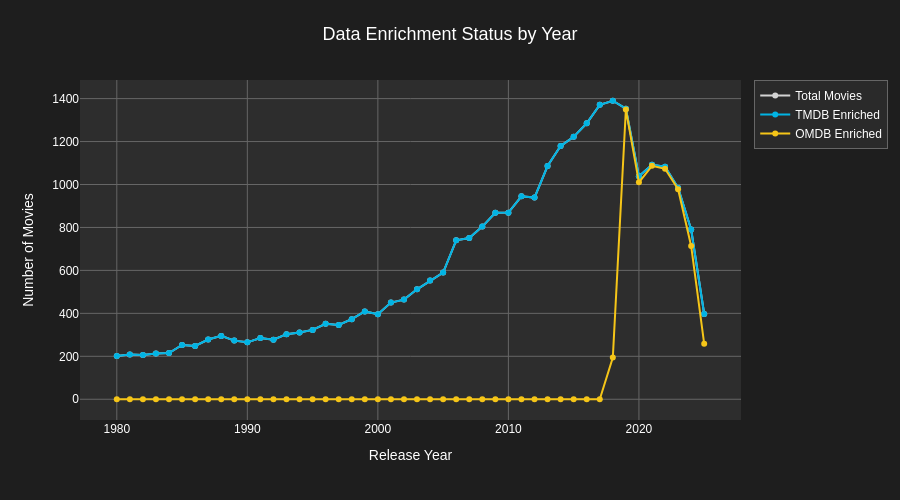

Write notebook code for a chart like this one.
### Code cell
# Visualize enrichment status
if len(enrichment_df) > 0:
    # Filter to years with data (optional: adjust range as needed)
    plot_df = enrichment_df[enrichment_df['release_year'] >= 1980].copy()

    fig = go.Figure()

    # Add traces for each enrichment level
    fig.add_trace(go.Scatter(
        x=plot_df['release_year'],
        y=plot_df['total_movies'],
        name='Total Movies',
        mode='lines+markers',
        line=dict(width=2, color='lightgray'),
        marker=dict(size=6)
    ))

    fig.add_trace(go.Scatter(
        x=plot_df['release_year'],
        y=plot_df['enriched_tmdb'],
        name='TMDB Enriched',
        mode='lines+markers',
        line=dict(width=2, color='#01b4e4'),  # TMDB blue
        marker=dict(size=6)
    ))

    fig.add_trace(go.Scatter(
        x=plot_df['release_year'],
        y=plot_df['enriched_omdb'],
        name='OMDB Enriched',
        mode='lines+markers',
        line=dict(width=2, color='#f5c518'),  # IMDB yellow
        marker=dict(size=6)
    ))

    fig.update_layout(
        title='Data Enrichment Status by Year',
        xaxis_title='Release Year',
        yaxis_title='Number of Movies',
        hovermode='x unified',
        height=500
    )

    fig.show()
else:
    print("No data available for visualization.")

### Figure 1 — Plotly figure (JSON) as saved in the notebook; plotly's stock layout.template omitted (floating-point values rounded to 4 significant figures)
{"data": [{"line": {"color": "lightgray", "width": 2}, "marker": {"size": 6}, "mode": "lines+markers", "name": "Total Movies", "type": "scatter", "x": [2025, 2024, 2023, 2022, 2021, 2020, 2019, 2018, 2017, 2016, 2015, 2014, 2013, 2012, 2011, 2010, 2009, 2008, 2007, 2006, 2005, 2004, 2003, 2002, 2001, 2000, 1999, 1998, 1997, 1996, 1995, 1994, 1993, 1992, 1991, 1990, 1989, 1988, 1987, 1986, 1985, 1984, 1983, 1982, 1981, 1980], "y": [397, 791, 984, 1083, 1092, 1038, 1353, 1390, 1371, 1285, 1222, 1179, 1086, 939, 945, 869, 868, 804, 751, 740, 590, 553, 512, 464, 450, 396, 409, 373, 346, 351, 323, 311, 303, 277, 285, 265, 273, 295, 278, 248, 253, 215, 213, 206, 208, 201]}, {"line": {"color": "#01b4e4", "width": 2}, "marker": {"size": 6}, "mode": "lines+markers", "name": "TMDB Enriched", "type": "scatter", "x": [2025, 2024, 2023, 2022, 2021, 2020, 2019, 2018, 2017, 2016, 2015, 2014, 2013, 2012, 2011, 2010, 2009, 2008, 2007, 2006, 2005, 2004, 2003, 2002, 2001, 2000, 1999, 1998, 1997, 1996, 1995, 1994, 1993, 1992, 1991, 1990, 1989, 1988, 1987, 1986, 1985, 1984, 1983, 1982, 1981, 1980], "y": [397, 791, 984, 1083, 1092, 1038, 1353, 1390, 1371, 1285, 1222, 1179, 1086, 939, 945, 869, 868, 804, 751, 740, 590, 553, 512, 464, 450, 396, 409, 373, 346, 351, 323, 311, 303, 277, 285, 265, 273, 295, 278, 248, 253, 215, 213, 206, 208, 201]}, {"line": {"color": "#f5c518", "width": 2}, "marker": {"size": 6}, "mode": "lines+markers", "name": "OMDB Enriched", "type": "scatter", "x": [2025, 2024, 2023, 2022, 2021, 2020, 2019, 2018, 2017, 2016, 2015, 2014, 2013, 2012, 2011, 2010, 2009, 2008, 2007, 2006, 2005, 2004, 2003, 2002, 2001, 2000, 1999, 1998, 1997, 1996, 1995, 1994, 1993, 1992, 1991, 1990, 1989, 1988, 1987, 1986, 1985, 1984, 1983, 1982, 1981, 1980], "y": [258, 714, 978, 1073, 1087, 1010, 1349, 194, 0, 0, 0, 0, 0, 0, 0, 0, 0, 0, 0, 0, 0, 0, 0, 0, 0, 0, 0, 0, 0, 0, 0, 0, 0, 0, 0, 0, 0, 0, 0, 0, 0, 0, 0, 0, 0, 0]}], "layout": {"height": 500, "hovermode": "x unified", "title": {"text": "Data Enrichment Status by Year"}, "xaxis": {"title": {"text": "Release Year"}}, "yaxis": {"title": {"text": "Number of Movies"}}}}
